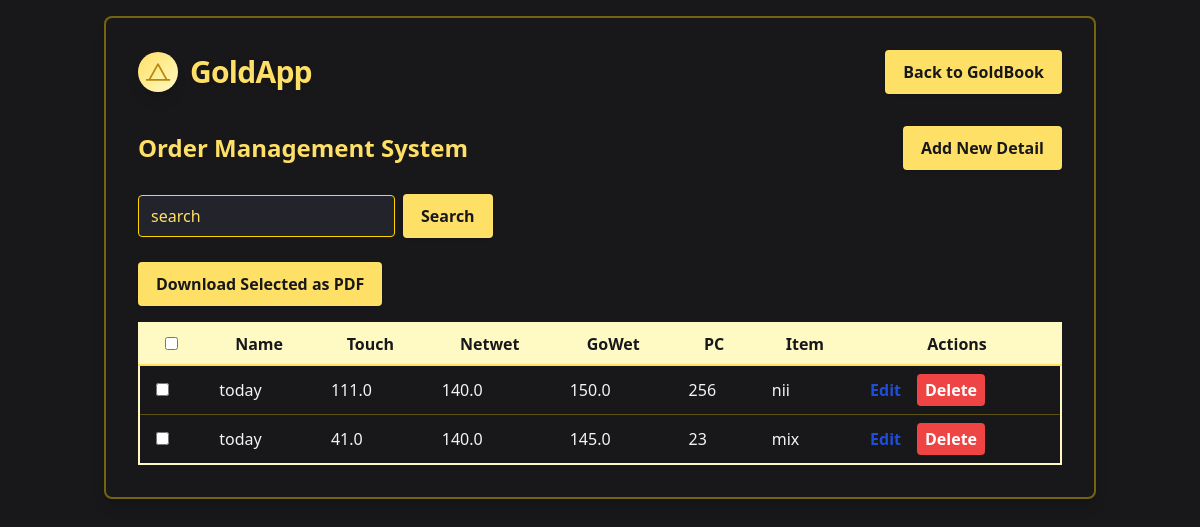
Screenshot of /goldapp/ (signed in) with the database file from the repository.
### goldapp/models.py (models this page shows, shortened)
class Merchant(models.Model):
    name=models.CharField(max_length=30,verbose_name='parcel name')
    touch=models.FloatField(verbose_name='Parcel Touch')
    Netwet=models.FloatField(verbose_name='net weight')
    Gowet=models.FloatField(verbose_name='Gross weight')
    PC=models.IntegerField(verbose_name='item PC')
    Item=models.TextField(max_length=100)

### goldapp/views.py (the view, shortened to what this page needs)
# urls.py: path('',views.index,name='index'),
def index(request):
    merchant=Merchant.objects.all()
    query=""
    context={'merchant':merchant,"query":query}
    return render(request,'index.html',context=context)

### goldapp/templates/index.html (shortened to what this page needs)
<!DOCTYPE html>
<html lang="en">
<head>
  <script src="https://cdn.tailwindcss.com"></script>
</head>
<body class="bg-zinc-900 text-zinc-100 min-h-screen font-sans">
  <div class="container mx-auto p-2 sm:p-4 max-w-full sm:max-w-5xl">
    <div class="bg-zinc-900 rounded-lg shadow-lg p-2 sm:p-8 border-2 border-gold/40">
      <div class="flex flex-col sm:flex-row sm:items-center sm:justify-between gap-4 mb-8">
        <div class="flex items-center gap-3">
          <span class="inline-block w-10 h-10 rounded-full bg-gradient-to-br from-goldAccent to-goldLight flex items-center justify-center shadow-lg">
            <svg xmlns="http://www.w3.org/2000/svg" fill="none" viewBox="0 0 24 24" stroke-width="1.5" stroke="currentColor" class="w-7 h-7 text-goldDark">
              <path stroke-linecap="round" stroke-linejoin="round" d="M2.25 18.75h19.5m-17.25 0l7.5-13.5 7.5 13.5m-13.5 0h12" />
            </svg>
          </span>
          <span class="text-2xl sm:text-3xl font-extrabold text-goldAccent tracking-tight drop-shadow">GoldApp</span>
        </div>
        <a href="/" class="w-full sm:w-auto px-4 py-2 rounded font-bold border-2 border-goldAccent bg-goldAccent text-zinc-900 hover:bg-goldLight shadow transition-colors text-center">Back to GoldBook</a>
      </div>
      <div class="flex flex-col sm:flex-row justify-between items-center mb-6 gap-2">
        <h1 class="text-xl sm:text-2xl font-bold text-goldAccent">Order Management System</h1>
        <button onclick="document.getElementById('additemModal').classList.remove('hidden')" class="w-full sm:w-auto bg-goldAccent hover:bg-goldLight text-zinc-900 px-4 py-2 rounded font-bold border-2 border-goldAccent shadow transition">Add New Detail</button>
      </div>
      <form method="post" class="flex flex-col sm:flex-row items-center gap-2 mb-6 w-full">
        <input type="search" value="{{ query }}" name="searchquery" placeholder="search" class="w-full sm:w-auto px-3 py-2 rounded border border-goldAccent bg-zinc-800 text-goldAccent placeholder-goldLighter focus:outline-none focus:ring-2 focus:ring-goldAccent" />
        <button type="submit" class="w-full sm:w-auto bg-goldAccent hover:bg-goldLight text-zinc-900 px-4 py-2 rounded font-bold border-2 border-goldAccent shadow transition">Search</button>
      </form>
      <form method="post" action="{% url 'download_merchants_pdf' %}" id="pdfDownloadForm" class="flex flex-row items-center gap-2 mb-4">
        <button type="submit" class="bg-goldAccent hover:bg-goldLight text-zinc-900 px-4 py-2 rounded font-bold border-2 border-goldAccent shadow transition">Download Selected as PDF</button>
      </form>
      <div class="overflow-x-auto">
        <table class="min-w-full bg-zinc-900 border-2 border-goldLight rounded-lg text-xs sm:text-base">
          <thead>
            <tr class="bg-goldLight text-zinc-900">
              <th class="py-2 px-4 border-b-2 border-goldAccent"><input type="checkbox" id="selectAllMerchants" /></th>
              <th class="py-2 px-4 border-b-2 border-goldAccent">Name</th>
              <th class="py-2 px-4 border-b-2 border-goldAccent">Touch</th>
              <th class="py-2 px-4 border-b-2 border-goldAccent">Netwet</th>
              <th class="py-2 px-4 border-b-2 border-goldAccent">GoWet</th>
              <th class="py-2 px-4 border-b-2 border-goldAccent">PC</th>
              <th class="py-2 px-4 border-b-2 border-goldAccent">Item</th>
              <th class="py-2 px-4 border-b-2 border-goldAccent">Actions</th>
            </tr>
          </thead>
          <tbody>
            {% for m in merchant %}
            <tr class="hover:bg-goldLighter/40 transition-colors">
              <td class="py-2 px-4 border-b border-gold/30"><input type="checkbox" name="merchant_ids" value="{{m.id}}" form="pdfDownloadForm" /></td>
              <td class="py-2 px-4 border-b border-gold/30">{{m.name}}</td>
              <td class="py-2 px-4 border-b border-gold/30">{{m.touch}}</td>
              <td class="py-2 px-4 border-b border-gold/30">{{m.Netwet}}</td>
              <td class="py-2 px-4 border-b border-gold/30">{{m.Gowet}}</td>
              <td class="py-2 px-4 border-b border-gold/30">{{m.PC}}</td>
              <td class="py-2 px-4 border-b border-gold/30">{{m.Item}}</td>
              <td class="py-2 px-4 border-b border-gold/30">
                <div class="flex gap-2">
                    <button type="button" onclick="document.getElementById('updateitemModal_{{m.id}}').classList.remove('hidden')" class="text-blue-700 font-semibold transition-colors">Edit</button>
                    <button type="button" onclick="document.getElementById('deleteitemModal_{{m.id}}').classList.remove('hidden')" class="px-2 py-1 rounded text-white bg-red-500 hover:bg-red-700 font-semibold transition-colors ml-2">Delete</button>
                </div>
              </td>
            </tr>
            {% endfor %}
          </tbody>
        </table>
      </div>
    </div>
  </div>
</body>
</html>

### goldapp/templates/index.html (style rules this page uses)
input, select, textarea { color: #FFD700 !important; background-color: #23232b !important; border: 1.5px solid #FFD700 !important; }
::placeholder { color: #ffe066 !important; opacity: 1; }

### rows the page displays
Merchant: name "today", touch "111.0", Netwet "140.0", Gowet "150.0", PC "256", Item "nii"
Merchant: name "today", touch "41.0", Netwet "140.0", Gowet "145.0", PC "23", Item "mix"
